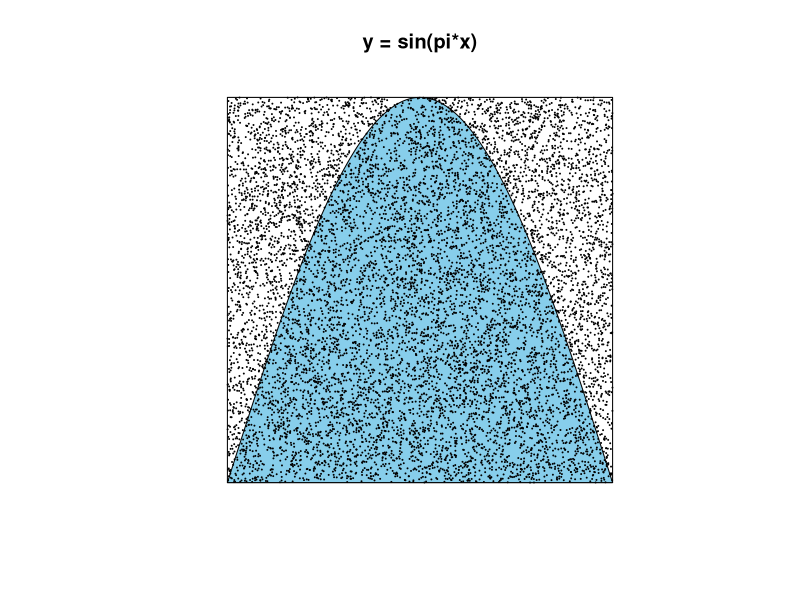

The R source for this figure:

#' Exercise 4
#' Alter the program MonteCarlo to estimate the area
#' under the graph of y = sin(pi*x) inside the 
#' unit square by choosing 10000 points at random.

n = 10000 # the number of experiments
inside_num = 0 # the number of points under the curve y=x^2
xdata = runif(n) # x value of point
ydata = runif(n) # y value of point
for (i in 1:n) {
  x = xdata[i]
  y = ydata[i]
  if (y < sin(pi * x)) {
    inside_num = inside_num + 1
  }
}

x = seq(0, 1, 0.001)
y = sin(pi * x)
polyx = c(x, rev(x))
polyy = c(rep(0,length(x)), rev(y))

plot(c(), c(), main='y = sin(pi*x)',
     axes=F, xlab='', ylab='', xlim=c(0,1), ylim=c(0,1), asp=1)
lines(c(0, 1, 1, 0, 0), c(0, 0, 1, 1, 0))

polygon(polyx, polyy, col='skyblue')
points(xdata, ydata, cex=.01)

cat('Estimate of area is ', inside_num / n)
cat('Estimate of pi is ', 2 / (inside_num / n))
